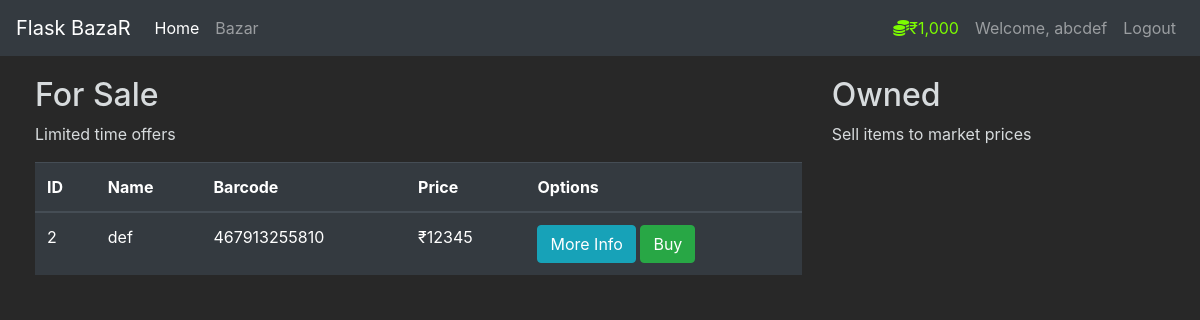
/market (signed in), run on an earlier commit of the app's database.
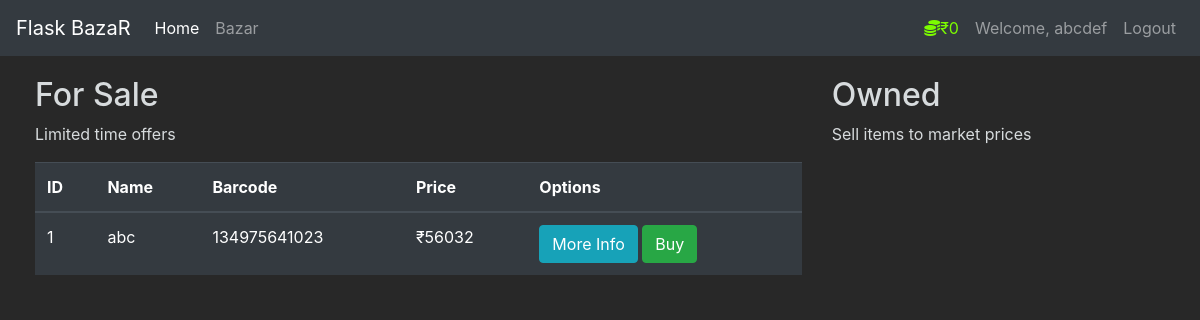
And on a later commit of the database.
### market/model.py (models this page shows, shortened)
class User(db.Model, UserMixin):
    id = db.Column(db.Integer(), primary_key=True)
    username = db.Column(db.String(length=24), nullable=False, unique=True)
    email = db.Column(db.String(length=70), nullable=False, unique=True)
    hash_password = db.Column(db.String(length=60), nullable=False)
    budget = db.Column(db.Integer(), nullable=False, default=1000)
    items = db.relationship('Item', backref='owned_user', lazy=True)
    @property
    def password(self):
        return self.password
    @property
    def format_budget(self):
        temp_lis = list(str(self.budget))
        start = 2
        if len(temp_lis)>3:
            if len(temp_lis)%2==0:
                start = 1
            inc = 0
            for i in range(start,len(temp_lis)-1,2):
                temp_lis.insert(i+inc,',')
                inc+=1
        return "₹"+"".join(temp_lis)

class Item(db.Model):
    id = db.Column(db.Integer(), primary_key=True)
    name = db.Column(db.String(length=30), nullable=False, unique=True)
    price = db.Column(db.Integer(), nullable=False)
    barcode = db.Column(db.String(length=12), nullable=False, unique=True)
    description = db.Column(db.String(length=1024),
                            nullable=False, unique=True)
    owner = db.Column(db.Integer(), db.ForeignKey('user.id'))

### market/routes.py (the view, shortened to what this page needs)
@app.route('/market',methods = ['GET','POST'])
@login_required
def market_page():
    purchase_form = PurchaseItemForm()
    if request.method == 'GET':
        items = Item.query.filter_by(owner = None)
        return render_template('market.html', item = items , purchase_form = purchase_form)

### market/model.py (called while the page is built)
@login_manager.user_loader
def load_user(user_id):
    return User.query.get(int(user_id))

### market/templates/market.html (shortened to what this page needs)
{% extends 'layout.html' %}
{%block content %}
<div class="row" style="margin-top:20px; margin-left:20px;">
   <div class="col-8">
     <h2>For Sale</h2>
     <p>Limited time offers
   <table class="table table-hover table-dark">
      <thead>
         <tr>
            <th scope="col">ID</th>
            <th scope="col">Name</th>
            <th scope="col">Barcode</th>
            <th scope="col">Price</th>
            <th scope="col">Options</th>
         </tr>
      </thead>
      <tbody>
         {% for i in item %}
         <tr>
            <td>{{i.id}}</td>
            <td>{{i.name}}</td>
            <td>{{i.barcode}}</td>
            <td>₹{{i.price}}</td>
            <td>
               <button class="btn btn-outline btn-info" data-toggle="modal" data-target="#Modal-MoreInfo-{{ i.id }}">More Info</button>
               <button class="btn btn-outline btn-success" data-toggle="modal" data-target="#Modal-PurchaseConfirm-{{ i.id }}">Buy</button>
            </td>
         </tr>
         {% endfor %}
      </tbody>
   </table>
</div>
   <div class="col-4">
     <h2>Owned</h2>
     <p>Sell items to market prices</p>
   </div>
</div>
{% endblock %}

### market/templates/layout.html (shortened to what this page needs)
<!doctype html>
<html lang="en">
   <head>
      <link rel="stylesheet" href="https://cdn.jsdelivr.net/npm/bootstrap@4.5.3/dist/css/bootstrap.min.css">
   </head>
   <body>
      <nav class="navbar navbar-expand-md navbar-dark bg-dark">
         <a class="navbar-brand" href="{{url_for('homepage')}}">Flask BazaR</a>
         <div class="collapse navbar-collapse" id="navbarNav">
            <ul class="navbar-nav mr-auto">
               <li class="nav-item active">
                  <a class="nav-link" href="{{url_for('homepage')}}">Home <span class="sr-only">(current)</span></a>
               </li>
               <li class="nav-item">
                   <a class="nav-link" href="{{url_for('market_page')}}">Bazar</a>
               </li>
            </ul>
            {% if current_user.is_authenticated %}
              <ul class="navbar-nav">
                  <li class="nav-item">
                      <a class="nav-link" style="color: lawngreen; font-weigth=bold">
                        <i class="fas fa-coins"></i>{{ current_user.format_budget }}
                      </a>
                 </li>
                  <li class="nav-item">
                      <a class="nav-link">Welcome, {{current_user.username}}</a>
                 </li>
                  <li class="nav-item">
                      <a class="nav-link" href="{{url_for('logout_page')}}">Logout</a>
                 </li>
              </ul>
            {% endif %}
         </div>
      </nav>
      {% block content %}{% endblock %}
   </body>
</html>

### market/templates/layout.html (style rules this page uses)
body { background-color: #282828; color: #d7dbdd; }

What changed in the data, as far as the page shows it:
no longer on this page (row edited): Item: id "2", name "def", barcode "467913255810", price "12345"
changed User "abcdef": format_budget "₹1,000" → "₹0"
now on this page (row edited): Item: id "1", name "abc", barcode "134975641023", price "56032"
